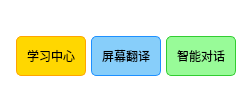
<?xml version="1.0" encoding="UTF-8"?>
<ui version="4.0">
 <class>FloatPet</class>
 <widget class="QWidget" name="FloatPet">
  <property name="geometry">
   <rect>
    <x>0</x>
    <y>0</y>
    <width>250</width>
    <height>80</height>
   </rect>
  </property>
  <property name="styleSheet">
   <string notr="true">background-color: transparent;</string>
  </property>
  <layout class="QVBoxLayout" name="verticalLayout">
   <property name="spacing">
    <number>0</number>
   </property>
   <property name="contentsMargins">
    <rect>
     <left>0</left>
     <top>0</top>
     <right>0</right>
     <bottom>0</bottom>
    </rect>
   </property>
   <item>
    <widget class="QLabel" name="drag_area">
     <property name="minimumSize">
      <size>
       <width>0</width>
       <height>20</height>
      </size>
     </property>
     <property name="maximumSize">
      <size>
       <width>16777215</width>
       <height>20</height>
      </size>
     </property>
     <property name="text">
      <string> 桌面助手 (拖动此处移动)</string>
     </property>
     <property name="styleSheet">
      <string notr="true">color: white;
font-size: 9pt;
padding-left: 5px;</string>
     </property>
    </widget>
   </item>
   <item>
    <layout class="QHBoxLayout" name="horizontalLayout">
     <property name="spacing">
      <number>5</number>
     </property>
     <property name="leftMargin">
      <number>5</number>
     </property>
     <property name="topMargin">
      <number>5</number>
     </property>
     <property name="rightMargin">
      <number>5</number>
     </property>
     <property name="bottomMargin">
      <number>5</number>
     </property>
     <item>
      <widget class="QPushButton" name="btn_study">
       <property name="text">
        <string>学习中心</string>
       </property>
       <property name="minimumSize">
        <size>
         <width>70</width>
         <height>40</height>
        </size>
       </property>
       <property name="styleSheet">
        <string notr="true">QPushButton {
    background-color: #FFD700;
    border: 1px solid #FFA500;
    border-radius: 5px;
    padding: 5px;
}
QPushButton:hover {
    background-color: #FFEC8B;
}</string>
       </property>
      </widget>
     </item>
     <item>
      <widget class="QPushButton" name="btn_translation">
       <property name="text">
        <string>屏幕翻译</string>
       </property>
       <property name="minimumSize">
        <size>
         <width>70</width>
         <height>40</height>
        </size>
       </property>
       <property name="styleSheet">
        <string notr="true">QPushButton {
    background-color: #87CEFA;
    border: 1px solid #1E90FF;
    border-radius: 5px;
    padding: 5px;
}
QPushButton:hover {
    background-color: #B0E2FF;
}</string>
       </property>
      </widget>
     </item>
     <item>
      <widget class="QPushButton" name="btn_chat">
       <property name="text">
        <string>智能对话</string>
       </property>
       <property name="minimumSize">
        <size>
         <width>70</width>
         <height>40</height>
        </size>
       </property>
       <property name="styleSheet">
        <string notr="true">QPushButton {
    background-color: #98FB98;
    border: 1px solid #32CD32;
    border-radius: 5px;
    padding: 5px;
}
QPushButton:hover {
    background-color: #C1FFC1;
}</string>
       </property>
      </widget>
     </item>
    </layout>
   </item>
  </layout>
 </widget>
 <resources/>
 <connections/>
</ui>
